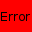

Below is a game level as drawn by its tile map, then a one-line description and the .tmx that defines it (tile-layer data replaced by summaries):
An orthogonal 1x1 tile map with 32x32 px tiles, 7 tile layers (Input_set, Regions, Output_Dirt, Output_Water, ...).

<map version="1.0" orientation="orthogonal" width="1" height="1" tilewidth="32" tileheight="32">
 <properties>
  <property name="DeleteTiles" value="true" />
 </properties>
 <tileset firstgid="1" name="ruleset" tilewidth="32" tileheight="32">
  <image source="../graphics/tiles/ruleset.png" trans="ff00ff" width="256" height="64" />
 </tileset>
 <layer name="Input_set" width="1" height="1">
  <data>[1 cells, 1 non-empty, 1 distinct tile ids]</data>
 </layer>
 <layer name="Regions" width="1" height="1">
  <data>[1 cells, 1 non-empty, 1 distinct tile ids]</data>
 </layer>
 <layer name="Output_Dirt" width="1" height="1">
  <data>[1 cells, 0 non-empty, 0 distinct tile ids]</data>
 </layer>
 <layer name="Output_Water" width="1" height="1">
  <data>[1 cells, 0 non-empty, 0 distinct tile ids]</data>
 </layer>
 <layer name="Output_Grass" width="1" height="1">
  <data>[1 cells, 0 non-empty, 0 distinct tile ids]</data>
 </layer>
 <layer name="Output_Water_higherlayer" width="1" height="1">
  <data>[1 cells, 0 non-empty, 0 distinct tile ids]</data>
 </layer>
 <layer name="Output_Dirt_higherlayer" width="1" height="1">
  <data>[1 cells, 0 non-empty, 0 distinct tile ids]</data>
 </layer>
</map>
